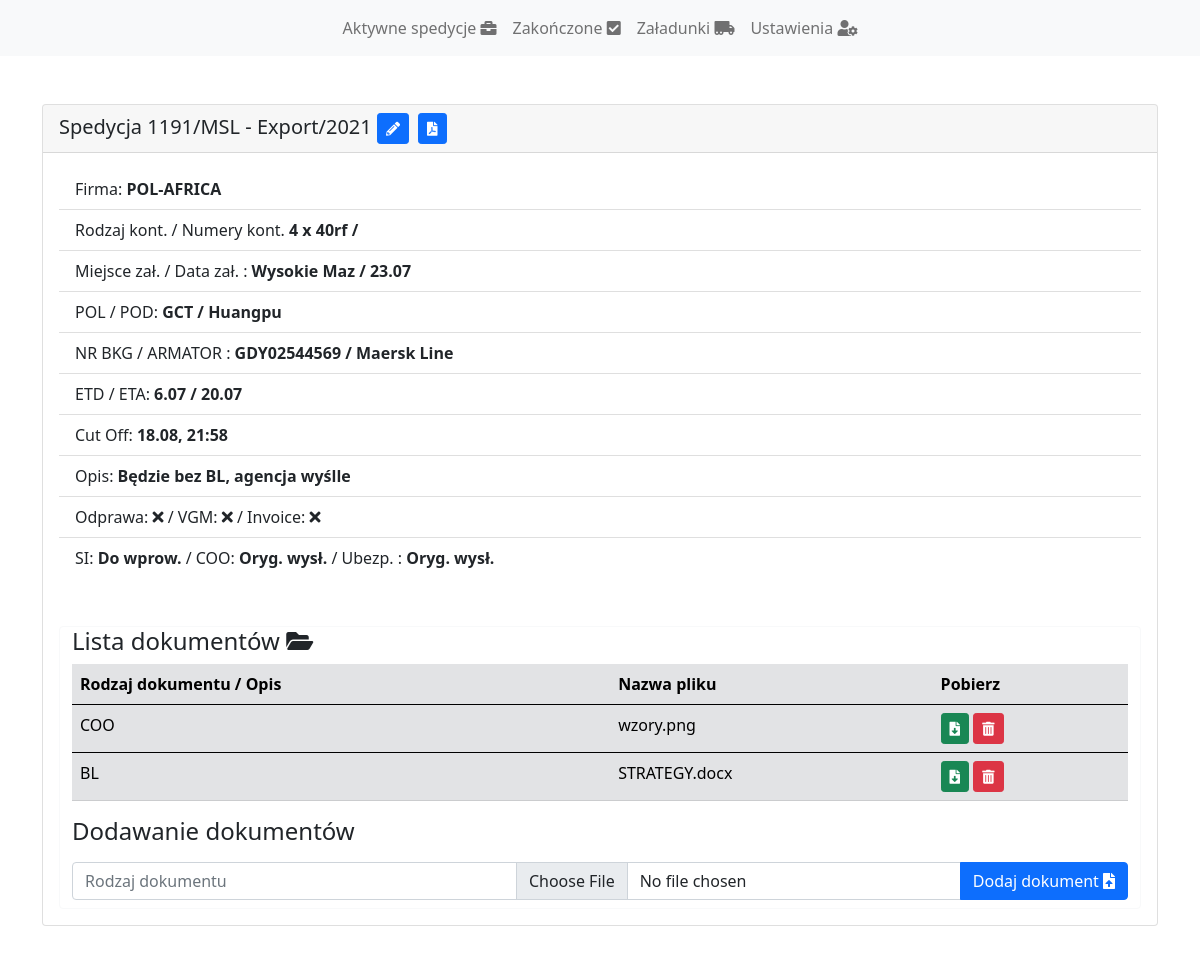
/teczka/case-detail/74, run on the app's committed database.
### teczka/models.py (models this page shows, shortened)
class Teczka(models.Model):
    CONTAINERS_TYPE = (
        ('40dv', '40 standard'),
        ('40hc', '40 high cube'),
        ('40rf', '40 reefer'),
        ('20dv', '20 standard'),
        ('20rf', '20 reefer'),
    )
    STATUS = (
        (None, 'Brak'),
        ('waiting', 'Do wprow.'),
        ('submited', 'Wprowadzone'),
        ('checking', 'Wysł. do spr.'),
        ('amended', 'Popr. wprow.'),
        ('accepted', 'Zaakc.'),
        ('sent', 'Oryg. wysł.'),
    )
    SHIPOWNERS = (
        ('maersk', 'Maersk Line'),
        ('cma', 'CMA'),
        ('msc', 'MSC'),
        ('hapag', 'Hapag Lloyd'),
    )
    CASE_STATUS = (
        ('active', 'Aktywna'),
        ('ended', 'Zakończona'),
    )
    IMP_EXP = (
        ('imp', 'Import'),
        ('exp', 'Export'),
    )
    company = models.CharField(max_length=20, blank=True)
    shipowner = models.CharField(max_length=6, choices=SHIPOWNERS, blank=True)
    booking = models.CharField(max_length=20, blank=True)
    owner = models.ForeignKey(User,
                              on_delete=models.CASCADE)
    case_number = models.CharField(max_length=20, blank=True)
    offer_number = models.CharField(max_length=20, blank=True)
    year = models.IntegerField(default=1999, blank=True)
    cut_off = models.DateTimeField(null=True, blank=True)
    etd = models.DateTimeField(null=True, blank=True)
    eta = models.DateTimeField(null=True, blank=True)
    loading_data = models.DateTimeField(null=True, blank=True)
    amount = models.IntegerField(default=0, blank=True)
    container_type = models.CharField(max_length=4, choices=CONTAINERS_TYPE, blank=True)
    loading_port = models.CharField(max_length=30, blank=True)
    load_place = models.CharField(max_length=20, blank=True)
    destination = models.CharField(max_length=20, blank=True)
    insurance = models.CharField(max_length=30, choices=STATUS, blank=True)
    si = models.CharField(max_length=30, choices=STATUS, blank=True)
    coo = models.CharField(max_length=30, choices=STATUS, blank=True)
    description = models.CharField(max_length=500, blank=True)
    customs = models.NullBooleanField(blank=True, default=False)
    vgm = models.BooleanField(blank=True, default=False)
    invoice = models.NullBooleanField(blank=True, default=False)
    case_status = models.CharField(max_length=10, choices=CASE_STATUS, blank=True, default='active')
    container_numbers = models.CharField(max_length=500, blank=True)
    import_export = models.CharField(max_length=3, choices=IMP_EXP, blank=True, default='exp')

class Document(models.Model):
    case_number = models.ForeignKey(Teczka,
                            on_delete=models.CASCADE)
    title = models.CharField(max_length=100, default='')
    file = models.FileField(upload_to='documents')
    name_file = models.CharField(max_length=100, default='')

### teczka/views.py (the view, shortened to what this page needs)
# urls.py: path('case-detail/<int:case_id>', views.case_detail, name='case_detail'),
def case_detail(request, case_id):
    try:
        case = get_object_or_404(Teczka, id=case_id)
    except:
        case = 0
    try:
        documents = get_list_or_404(Document, case_number=case_id)
    except:
        documents = []
    return render(request, 'case_detail.html', {'case': case, 'documents':documents})

### teczka/templates/case_detail.html (shortened to what this page needs)
{% extends "base.html" %}
{% load custom_tags %}
{% block content %}
<div class="card my-5">
    <h5 class="card-header">Spedycja {{ case.case_number }} - {{ case.get_import_export_display }}/{{ case.year }} <button class='btn btn-primary btn-sm me-1' data-bs-toggle="modal" data-bs-target="#edit-case-{{ case.id }}" ><i class="fas fa-pencil-alt"></i></button>
      <a href="/teczka/generate-pdf/{{ case.id }}" class='btn btn-primary btn-sm'><i class="fas fa-file-pdf"></i></a></h5>
    <div class="card-body">
      <ul class="list-group list-group-flush">
        <li class="list-group-item">Firma: <b>{{ case.company }}</b></li>
        <li class="list-group-item">Rodzaj kont. / Numery kont. <b>{{ case.amount }} x {{ case.container_type }} / {{ case.container_numbers }}</b></li>
      <li class="list-group-item">Miejsce zał. / Data zał. : <b>{{ case.load_place }} / {{ case.loading_data|date:"j.m" }}</b></li>
      <li class="list-group-item">POL / POD: <b>{{ case.loading_port }} / {{ case.destination }}</b></li>
      <li class="list-group-item">NR BKG / ARMATOR : <b>{{ case.booking }} / {{ case.get_shipowner_display }} </b></li>
        <li class="list-group-item">ETD / ETA: <b>{{ case.etd|date:"j.m" }} / {{ case.eta|date:"j.m" }}</b> </li>
        <li class="list-group-item">Cut Off: <b>{{ case.cut_off|date:"j.m, H:i" }} </b></li>
        <li class="list-group-item">Opis: <b>{{ case.description }} </b></li>
        <li class="list-group-item">Odprawa: <b>{% if case.customs %}<i class="fas fa-check"></i>{% else %}<i class="fas fa-times"></i>{% endif %}</b> / VGM: <b>{% if case.vgm %}<i class="fas fa-check"></i>{% else %}<i class="fas fa-times"></i>{% endif %}</b> / Invoice: <b>{% if case.invoice %}<i class="fas fa-check"></i>{% else %}<i class="fas fa-times"></i>{% endif %}</b></li>
        <li class="list-group-item">SI: <b>{{ case.get_si_display }}</b> / COO: <b>{{ case.get_coo_display }}</b> / Ubezp. : <b>{{ case.get_insurance_display }}</b></li>
      </ul>
      <div class="container border border-light rounded mt-5">
        {% if documents %}
        <h4>Lista dokumentów <i class="fas fa-folder-open"></i></h4>
        <table class="table table-secondary">
          <thead>
            <tr>
              <th scope="col">Rodzaj dokumentu / Opis</th>
              <th scope="col">Nazwa pliku</th>
              <th scope="col">Pobierz</th>
            </tr>
          </thead>
        {% for document in documents %}
          <tbody>
            <tr>
              <td>{{ document.title }}</td>
              <td>{{ document.name_file }}</td>
              <td>
                <form method="post" action="/teczka/delete-document/{{ case.id }}/{{ document.id }}">
                <a class="btn btn-success btn-sm" href="/static/{{ document.file }}"><i class="fas fa-file-download"></i></a>
                <button type="submit" class="btn btn-danger btn-sm"><i class="fas fa-trash-alt"></i></button>
                </form>
              </td>
            </tr>
          </tbody>
        {% endfor %}
        </table>
        {% endif %}
        <h4 class="mb-3">Dodawanie dokumentów </h4>
        <form method='post' action="/teczka/case-detail/{{ case.id }}" enctype="multipart/form-data">
          <div class="input-group my-2">
            <input class="form-control" type="text" placeholder="Rodzaj dokumentu" name="title">
            <input class="form-control" required type="file" name="document">
            <button class=" btn btn-primary"  type="submit">Dodaj dokument <i class="fas fa-file-upload"></i></button>
          </div>
        </form>
      </div>
    </div>
  </div>
{% endblock %}

### data on the page
Teczka: case_number "1191/MSL", import_export "Export", year "2021", company "POL-AFRICA", amount "4", container_type "40rf", load_place "Wysokie Maz", loading_data "23.07", loading_port "GCT", destination "Huangpu", booking "GDY02544569", shipowner "Maersk Line", etd "6.07", eta "20.07", cut_off "18.08, 21:58", description "Będzie bez BL, agencja wyślle", si "Do wprow.", coo "Oryg. wysł.", insurance "Oryg. wysł."
Document: title "COO", name_file "wzory.png"
Document: title "BL", name_file "STRATEGY.docx"
